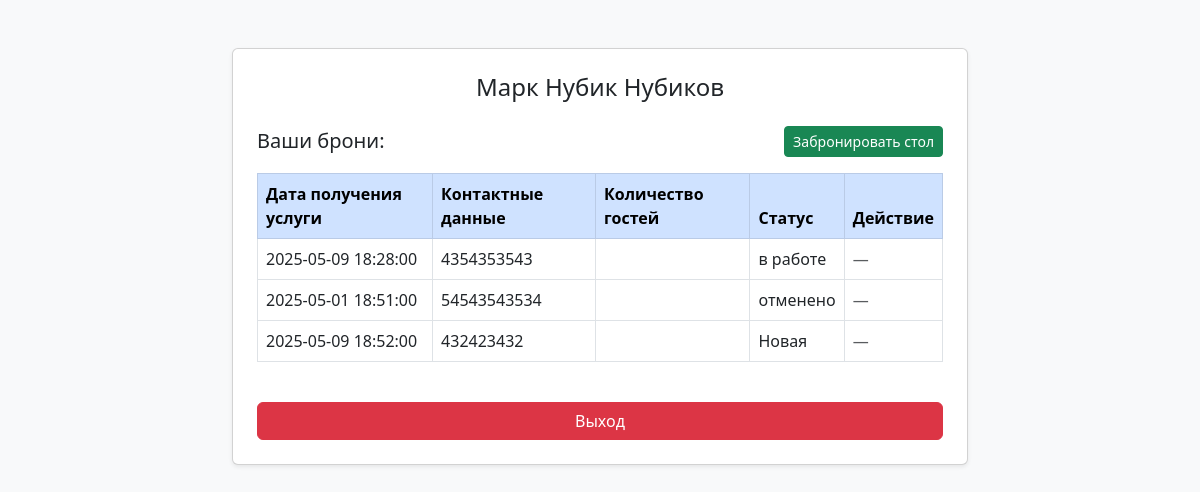
/YaBuduKushaz/dashboard.php (signed in), run on the app's committed database.
### tables this page shows
CREATE TABLE `requests` (
  `id` int NOT NULL,
  `user_id` int DEFAULT NULL,
  `address` text,
  `contact` varchar(20) DEFAULT NULL,
  `date_time` datetime DEFAULT NULL,
  `service_type` varchar(100) DEFAULT NULL,
  `other_service` varchar(100) DEFAULT NULL,
  `payment_method` varchar(50) DEFAULT NULL,
  `status` varchar(50) DEFAULT 'новая',
  `reason` text
);

### YaBuduKushaz/dashboard.php (the view, shortened to what this page needs)
<?php
include 'db.php';
$user_id = $_SESSION['user_id'];
$result = $conn->query("SELECT * FROM requests WHERE user_id = $user_id");
?>
<!DOCTYPE html>
<html lang="ru">
<head>
    <link href="https://cdn.jsdelivr.net/npm/bootstrap@5.3.0/dist/css/bootstrap.min.css" rel="stylesheet">
</head>
<body class="bg-light">
<div class="container mt-5">
    <div class="row justify-content-center">
        <div class="col-md-10 col-lg-8">
            <div class="card shadow-sm">
                <div class="card-body p-4">
                    <h4 class="card-title text-center mb-4"><?= htmlspecialchars($_SESSION['user_name']) ?></h4>
                    <div class="d-flex justify-content-between align-items-center mb-3">
                        <h5 class="mb-0">Ваши брони:</h5>
                        <a href="create_request.php" class="btn btn-success btn-sm">Забронировать стол</a>
                    </div>
                    <?php if ($result->num_rows > 0): ?>
                        <div class="table-responsive">
                            <table class="table table-bordered table-hover align-middle">
                                <thead class="table-primary">
                                <tr>
                                    <th scope="col">Дата получения услуги</th>
                                    <th scope="col">Контактные данные</th>
                                    <th scope="col">Количество гостей</th>
                                    <th scope="col">Статус</th>
                                    <th scope="col">Действие</th>
                                </tr>
                                </thead>
                                <tbody>
                                <?php while ($row = $result->fetch_assoc()):
                                    $canComment = ($row['status'] === 'Посещение состоялось' && empty($row['comment']));
                                    ?>
                                    <tr>
                                        <td><?= htmlspecialchars($row['date_time']) ?></td>
                                        <td><?= htmlspecialchars($row['contact']) ?></td>
                                        <td><?= htmlspecialchars($row['count_guests']) ?></td>
                                        <td>
                                            <span><?= htmlspecialchars($row['status']) ?></span>
                                        </td>
                                        <td>
                                            <?php if ($canComment): ?>
                                                <button type="button" class="btn btn-primary btn-sm" data-bs-toggle="modal" data-bs-target="#commentModal<?= $row['id'] ?>">
                                                    Оставить комментарий
                                                </button>
                                            <?php else: ?>
                                                <span class="text-muted">—</span>
                                            <?php endif; ?>
                                        </td>
                                    </tr>
                                <?php endwhile; ?>
                                </tbody>
                            </table>
                        </div>
                    <?php else: ?>
                        <p class="text-center text-muted">Бронирований нет.</p>
                    <?php endif; ?>
                    <div class="d-grid mt-4">
                        <a href="logout.php" class="btn btn-danger">Выход</a>
                    </div>
                </div>
            </div>
        </div>
    </div>
</div>
</body>
</html>

### data on the page
requests: date_time "2025-05-09 18:28:00", contact "4354353543", status "в работе"
requests: date_time "2025-05-01 18:51:00", contact "54543543534", status "отменено"
requests: date_time "2025-05-09 18:52:00", contact "432423432", status "Новая"

### other printed values
$_SESSION['user_name'] "Марк Нубик Нубиков"
